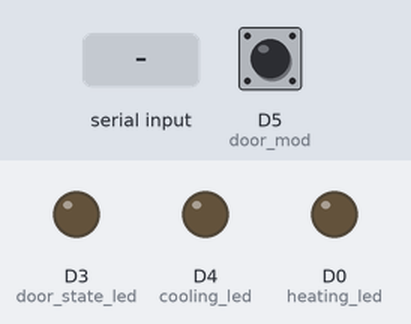
The sketch below on a simulated ESP8266 (NodeMCU). On the bench: output pins drawn as LEDs (lit = HIGH). The inputs (shaded band) are chosen by the test bench; at power-on: D5 (door_mod) HIGH.

Above: at 2.8 s.
2.9 s: "90,45\n" received over the second serial link
At 4.7 s:
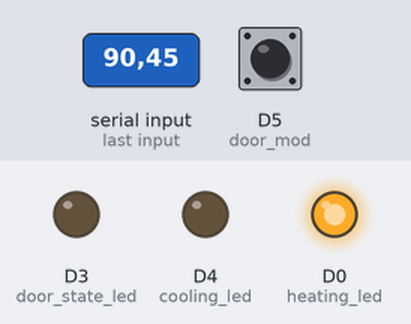
5.5 s: "0\n" received over the second serial link
At 8.2 s:
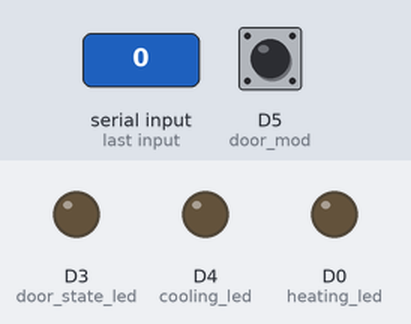
8.5 s: "30,150\n" received over the second serial link
At 10.6 s:
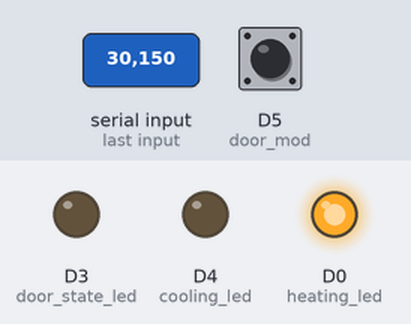
11.5 s: D5 (door_mod) pulsed LOW 5 times (0.12 s each, 0.3 s apart)
At 14.1 s:
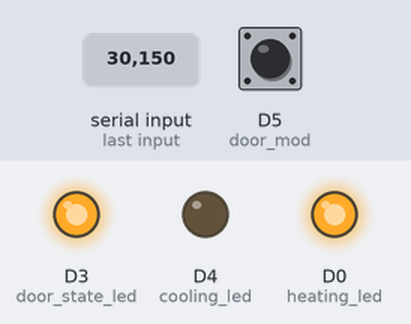
14.5 s: "0\n" received over the second serial link
At 16.4 s:
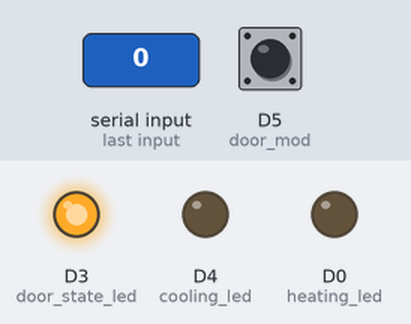
Timing chart, 0 to 17.9 s (numbered marks = the images above; inputs shaded):
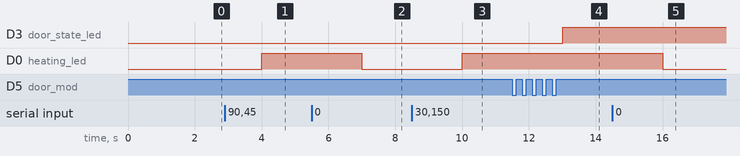

Measured:
- after the input at 2.9 s, D0 (heating_led): LOW → HIGH after 1.1 s
- after the input at 5.5 s, D0 (heating_led): HIGH → LOW after 1.5 s
- after the input at 8.5 s, D0 (heating_led): LOW → HIGH after 1.5 s
- after the input at 11.5 s, D3 (door_state_led): LOW → HIGH after 1.5 s
- after the input at 14.5 s, D0 (heating_led): HIGH → LOW after 1.5 s

The sketch:

simulated-environment.ino
```cpp
#include <ESP8266WiFi.h>
#include <SoftwareSerial.h>

#define heating_led D0
#define door_state_led D3
#define cooling_led D4
#define door_mod D5
SoftwareSerial ControlSystem(D2, D1); //rx, tx

//Sets the heating/cooling rate of the air conditioner
float air_cond_interaction = 0.0;
//Open (0) or Closed (1)
bool door_state = 1;
//Stopped (0), Heating (> 0) or Cooling (< 0)
float temp_change_rate = 0.0;

//Current temperature inside the safe box
float current_temp = 20.0;

void setup() {
  ControlSystem.begin(9600);
  Serial.begin(9600);
  pinMode(door_mod, INPUT_PULLUP);
  pinMode(heating_led, OUTPUT);
  pinMode(door_state_led, OUTPUT);
  pinMode(cooling_led, OUTPUT);
  attachInterrupt(digitalPinToInterrupt(door_mod), doorModDetectISR, RISING);
}

//Simulated environment routine
void loop() {
  checkAirCond();
  calculeCurrentTemp();
  controlLeds();
  ControlSystem.print(current_temp);
  delay(1000);
}

//Captures the opening of the door through the button state transition
ICACHE_RAM_ATTR void doorModDetectISR() {
  if (door_state == 0)
    door_state = 1;
  else
    door_state = 0;
}

//Takes the heating/cooling rate of the control system
void checkAirCond(){
  if(ControlSystem.available() > 0)
    air_cond_interaction = ControlSystem.readString().toFloat();

}

//Calculates the current temperatur
void calculeCurrentTemp(){
  float previous_temp = current_temp;

  temp_change_rate = air_cond_interaction;
  if(door_state == 0 && current_temp < 25.0)
    temp_change_rate+=0.1;
  else if(door_state == 0 && current_temp > 25.0)
    temp_change_rate-=0.1;

  current_temp+=(temp_change_rate/60.0);
}

//Controls the activity indicator leds of the simulated environment
void controlLeds(){
  if(door_state == 0)
    digitalWrite(door_state_led, HIGH);
  else
    digitalWrite(door_state_led, LOW);

  if(air_cond_interaction == 0.0){
    digitalWrite(heating_led, LOW);
    digitalWrite(cooling_led, LOW);
  }
  else if(air_cond_interaction > 0.0){
    digitalWrite(heating_led, HIGH);
    digitalWrite(cooling_led, LOW);
  }
  else if(air_cond_interaction < 0.0){
    digitalWrite(heating_led, LOW);
    digitalWrite(cooling_led, HIGH);
  }
}
```
